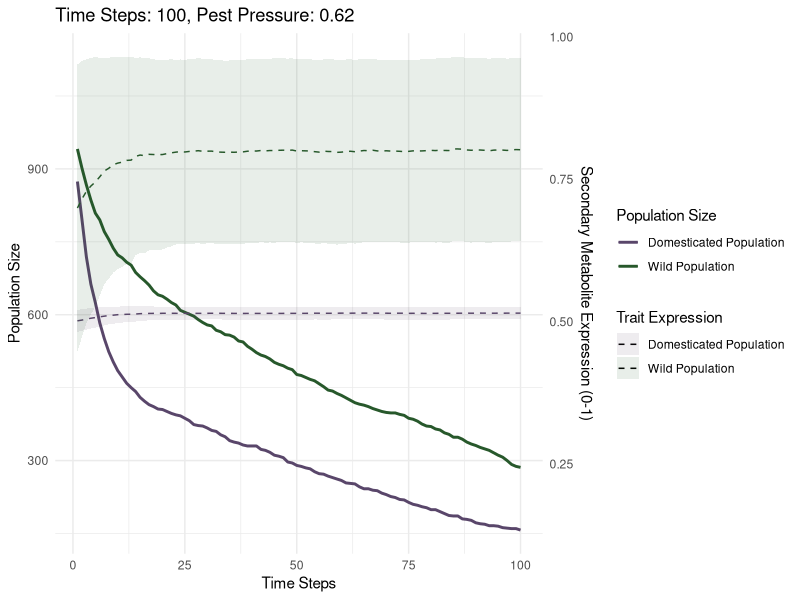

Reproduce this figure in R. (Note: this script raises an error after producing the figure.)
#' sunflower simulation
#' 2 populations: wild and domesticated ith different levels of secondary metabolite expression
#' Sarah Elizabeth Stockman
#' March 2025
#' 
#' TODO:
#' two populations: wild and domesticated
#' time step: 1 year
#' life cycle: growth/production, reproduction, mortality, selection
#' 3 parameters of interest:
#' temperature
#' percipitation
#' pest pressure
#' wild population has higher secondary metabolite expression
  #' growth/production function of base growth rate (lower than domesticated population),
  #' climate, & secondary metabolite expression (higher in wild population & decreases with domestication)
  #' mortality function of base mortality rate (linear relationship, dealth by 3-5 years), climate (high temperature & low percipitation),
  #' herbivory with high pest pressure (but lower than domesticated population),
  #' reproduction function of base reproduction rate (lower than domesticated population), 
  #' less with high pest pressure (so secondary metabolite expression higher),
  #' selection function of human selection on higher yeild production & natural selction
#' domesticated population has lower secondary metabolite expression
#' life cycle in one year
  #' growth/production function of base growth rate (higher than wild population) & climate (no extreme temperature & percipitation),
  #' reproduction function of base reproduction rate (higher than wild population), 
  #' mortality function of climate (high temperature & low percipitation), pest pressure (higher mortality rate with pest pressure than wild population),
  #' selection function of human selection on higher yeild production
  #' all indivduals (death every life cycle)
#' traits: secondary metabolite expression
#' when econdary metabolite expression high & high pest pressure then mortality low, but growth lowered
#' when secondary metabolite expression low & high pest pressure then mortality high, growth remain
#' when secondary metabolite expression high & low pest pressure then mortality low, growth remain
#' when secondary metabolite expression low & low pest pressure then mortality high, growth lowered
#' 
#' 

library(data.table) # data manipulation
library(ggplot2) # plotting
library(parallel)  # parallelization




# linear relationship between tempurture and yeild

# relationship between yield
# serve as a place holder until we have better data for the species


# Initialize parameters
num_wild_population <- 1000
num_domesticated_population <- 1000
time_steps <- 0




# Initialize plant population
initialize_population <- function() {
  # Create wild population
  wild_population <- data.table(
    trait = rnorm(num_wild_population, mean = 0.7, sd = 0.3),  # Gaussian distribution
    growth_rate = NA,
    reproduction_rate = NA,
    resistance = NA,
    size = 1,
    group = "Wild Population"
  )
  
  # Ensure trait value within [0, 1] for wild population
  wild_population[trait < 0, trait := 0]
  wild_population[trait > 1, trait := 1]

  # Create domesticated population
  domesticated_population <- data.table(
    trait = rnorm(num_domesticated_population, mean = 0.5, sd = 0.02),  # Narrow Gaussian distribution
    growth_rate = NA,
    reproduction_rate = NA,
    resistance = NA,
    size = 1,
    group = "Domesticated Population"
  )
  
  # Ensure trait value within [0, 1] for domesticated population
  domesticated_population[trait < 0, trait := 0]
  domesticated_population[trait > 1, trait := 1]

  # Combine populations
  population <- rbind(wild_population, domesticated_population)

  # Initialize plant properties
  population[, growth_rate := 1 - trait]
  population[, reproduction_rate := 1 - trait]
  population[, resistance := trait]

  return(population)
}

# # Grow function
# grow <- function(population) {
#   population[, size := size + growth_rate * 0.1]
#   return(population)
# }

# Updated grow function based on trait and pest pressure
grow <- function(population, pest_pressure) {
  population[, growth_rate := fifelse(trait >= 0.5 & pest_pressure >= 0.5, 0.05,
                               fifelse(trait < 0.5 & pest_pressure < 0.5, 0.05,
                               0.1))]
  population[, size := size + growth_rate]
  return(population)
}


# # mortality function
# suffer_mortality <- function(population, pest_pressure) {
#   mortality_prob <- pest_pressure * (1 - population$resistance) * 0.1
#   survivors <- population[runif(.N) >= mortality_prob]
#   return(survivors)
# }
# Updated mortality function based on trait and pest pressure
suffer_mortality <- function(population, pest_pressure) {
  population[, mortality_prob := fifelse(trait >= 0.5 & pest_pressure >= 0.5, 0.01,
                                  fifelse(trait < 0.5 & pest_pressure >= 0.5, 0.2,
                                  fifelse(trait >= 0.5 & pest_pressure < 0.5, 0.01,
                                  0.15)))]
  survivors <- population[runif(.N) >= mortality_prob]
  return(survivors)
}


# Reproduce function
reproduce <- function(population) {
  # Calculate number of offspring for each individual plant
  reproduction_prob <- population$reproduction_rate * 0.8
  num_offspring <- floor(reproduction_prob) # Ensure integer
  
  # Create new plants based on reproduction probability
  new_plants <- population[rep(1:.N, num_offspring)]
  
  if (nrow(new_plants) > 0) {
    new_plants[, size := 1]
    new_plants[, growth_rate := 1 - trait]
    new_plants[, reproduction_rate := 1 - trait]
    new_plants[, resistance := trait]
    population <- rbind(population, new_plants)
  }
  
  return(population)
}








plot_population <- function(population, time_step, results) {
  wild_population_count <- nrow(population[group == "Wild Population"])
  domesticated_population_count <- nrow(population[group == "Domesticated Population"])
  wild_avg_trait <- mean(population[group == "Wild Population", trait])
  domesticated_avg_trait <- mean(population[group == "Domesticated Population", trait])
  wild_trait_variance <- var(population[group == "Wild Population", trait])
  domesticated_trait_variance <- var(population[group == "Domesticated Population", trait])
  
  # Calculate bounds for variance
  wild_upper_bound <- wild_avg_trait + sqrt(wild_trait_variance)
  wild_lower_bound <- wild_avg_trait - sqrt(wild_trait_variance)
  domesticated_upper_bound <- domesticated_avg_trait + sqrt(domesticated_trait_variance)
  domesticated_lower_bound <- domesticated_avg_trait - sqrt(domesticated_trait_variance)
  
  # Append results to the tracking data.table
  results <- rbind(results, data.table(
    time = time_step,
    group = "Wild Population",
    count = wild_population_count,
    avg_trait = wild_avg_trait,
    trait_variance = wild_trait_variance,
    upper_bound = wild_upper_bound,
    lower_bound = wild_lower_bound
  ))
  results <- rbind(results, data.table(
    time = time_step,
    group = "Domesticated Population",
    count = domesticated_population_count,
    avg_trait = domesticated_avg_trait,
    trait_variance = domesticated_trait_variance,
    upper_bound = domesticated_upper_bound,
    lower_bound = domesticated_lower_bound
  ))
  
  return(results)
}


# simulate <- function(time_steps, pest_pressure) {
#   population <- initialize_population()
#   results <- data.table()
  
#   for (t in 1:time_steps) {
#     pest_pressure <- pest_pressure + sin(t/10) * 0.2  # Oscillates around base value
#     pest_pressure <- min(max(pest_pressure, 0), 1)  # Clamp between 0 and 1
    
#     population <- grow(population, pest_pressure)
#     population <- reproduce(population)
#     population <- suffer_mortality(population, pest_pressure)
#     results <- plot_population(population, t, results)
#   }

#   # [ ... plotting code unchanged ... ]
# }








simulate <- function(time_steps, pest_pressure) {
  population <- initialize_population()
  results <- data.table(
    time = integer(),
    group = character(),
    count = integer(),
    avg_trait = numeric(),
    trait_variance = numeric(),
    upper_bound = numeric(),
    lower_bound = numeric()
  )
  
  for (t in 1:time_steps) {
    pest_pressure <- pest_pressure + sin(t/10) * 0.2  # Oscillates around base value
    pest_pressure <- min(max(pest_pressure, 0), 1)  # Clamp between 0 and 1
    

    population <- grow(population, pest_pressure)
    population <- reproduce(population)
    population <- suffer_mortality(population, pest_pressure)
    results <- plot_population(population, t, results)
  }
  

  ggplot(results, aes(x = time)) +
    # Population size
    geom_line(aes(y = count, color = group), linewidth = 1) +
    # Average trait (scaled to align with population size)
    geom_line(aes(y = avg_trait * max(results$count) / max(results$avg_trait), 
                  color = group, linetype = group)) +
    # Bounding region for variance (scaled to align with population size)
    geom_ribbon(aes(ymin = lower_bound * max(results$count) / max(results$avg_trait), 
                    ymax = upper_bound * max(results$count) / max(results$avg_trait), 
                    fill = group), alpha = 0.1) +
    scale_y_continuous(
      name = "Population Size",
      sec.axis = sec_axis(~ . * max(results$avg_trait) / max(results$count), 
                          name = "Secondary Metabolite Expression (0-1)")
    ) +
    scale_color_manual(
      values = c("Wild Population" = "#27582b", "Domesticated Population" = "#59466a")  # Green and Purple
    ) +
    scale_fill_manual(
      values = c("Wild Population" = "#27582b", "Domesticated Population" = "#59466a")  # Green and Purple
    ) +
    scale_linetype_manual(
    values = c("Wild Population" = "dashed", "Domesticated Population" = "dashed")
    ) +
    guides(
      color = guide_legend(order = 1, title = "Population Size"),
      fill = guide_legend(order = 2, title = "Trait Expression"),
      linetype = guide_legend(order = 2, title = "Trait Expression")
    ) +
    labs(
      title = sprintf("Time Steps: %d, Pest Pressure: %.2f", time_steps, pest_pressure),
      x = "Time Steps",
      color = "Group",
      fill = "Group",
      linetype = "Group"
    ) +
    theme_minimal()
}
  
 # TODO add evoltution
# reproduce <- function(population) {
#   reproduction_prob <- population$reproduction_rate * 0.05
#   num_offspring <- floor(reproduction_prob)
#   new_plants <- population[rep(1:.N, num_offspring)]
#   
#   if (nrow(new_plants) > 0) {
#     new_plants[, trait := pmin(pmax(trait + rnorm(.N, 0, 0.01), 0), 1)]  # Mutation
#     new_plants[, size := 1]
#     new_plants[, growth_rate := 1 - trait]
#     new_plants[, reproduction_rate := 1 - trait]
#     new_plants[, resistance := trait]
#     population <- rbind(population, new_plants)
#   }
#   
#   return(population)
# }


# Run simulation for single instance to test
result_plot <- simulate(time_steps = 100, pest_pressure = 0.8)
result_plot$data

ggsave("simulation_plot.png", plot = result_plot, width = 10, height = 6)

run_simulations_parallel <- function(num_simulations, time_steps, pest_pressure) {
  # Detect the number of available cores
  num_cores <- detectCores() - 1  # Leave one core free for system processes
  
  # Set up a cluster
  cl <- makeCluster(num_cores)
  
  # Load required libraries on each worker
  clusterEvalQ(cl, {
    library(data.table)
    library(ggplot2)
  })
  
  # Export necessary functions and variables to the cluster
  clusterExport(cl, varlist = c("initialize_population", "grow", "reproduce", 
                                "suffer_mortality", "plot_population", "simulate", 
                                "time_steps", "pest_pressure", "num_wild_population", 
                                "num_domesticated_population"), envir = environment())
  
  # Run simulations in parallel
  results_list <- parLapply(cl, 1:num_simulations, function(i) {
    simulate(time_steps, pest_pressure)
  })
  
  # Stop the cluster
  stopCluster(cl)
  
  return(results_list)
}

# Run 1000 simulations in parallel
num_simulations <- 100
time_steps <- 100
pest_pressure <- 0.5

all_results <- run_simulations_parallel(num_simulations, time_steps, pest_pressure)
# TODO aggregate results or visualize
